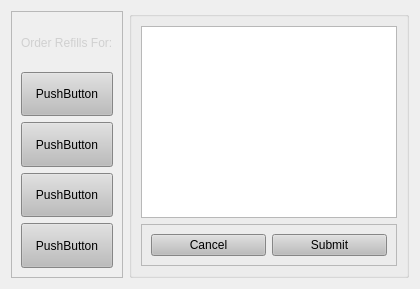
      <widget class="QWidget" name="refillsTab">
       <attribute name="title">
        <string>Refills</string>
       </attribute>
       <layout class="QHBoxLayout" name="horizontalLayout">
        <item>
         <widget class="QFrame" name="frame_11">
          <property name="frameShape">
           <enum>QFrame::StyledPanel</enum>
          </property>
          <property name="frameShadow">
           <enum>QFrame::Raised</enum>
          </property>
          <layout class="QVBoxLayout" name="verticalLayout_14">
           <item alignment="Qt::AlignHCenter">
            <widget class="QLabel" name="label_3">
             <property name="styleSheet">
              <string notr="true">font: 57 28pt &quot;Counter-Strike&quot;;</string>
             </property>
             <property name="text">
              <string>&lt;html&gt;&lt;head/&gt;&lt;body&gt;&lt;p&gt;&lt;span style=&quot; color:#d0d0d0;&quot;&gt;Order Refills For:&lt;/span&gt;&lt;/p&gt;&lt;/body&gt;&lt;/html&gt;</string>
             </property>
            </widget>
           </item>
           <item>
            <widget class="QPushButton" name="drinkButton1">
             <property name="sizePolicy">
              <sizepolicy hsizetype="Minimum" vsizetype="Preferred">
               <horstretch>0</horstretch>
               <verstretch>0</verstretch>
              </sizepolicy>
             </property>
             <property name="styleSheet">
              <string notr="true">background-color: rgb(188, 188, 188);
font: 57 32pt &quot;Counter-Strike&quot;;</string>
             </property>
             <property name="text">
              <string>PushButton</string>
             </property>
            </widget>
           </item>
           <item>
            <widget class="QPushButton" name="drinkButton2">
             <property name="sizePolicy">
              <sizepolicy hsizetype="Minimum" vsizetype="Preferred">
               <horstretch>0</horstretch>
               <verstretch>0</verstretch>
              </sizepolicy>
             </property>
             <property name="styleSheet">
              <string notr="true">background-color: rgb(188, 188, 188);
font: 57 32pt &quot;Counter-Strike&quot;;</string>
             </property>
             <property name="text">
              <string>PushButton</string>
             </property>
            </widget>
           </item>
           <item>
            <widget class="QPushButton" name="drinkButton3">
             <property name="sizePolicy">
              <sizepolicy hsizetype="Minimum" vsizetype="Preferred">
               <horstretch>0</horstretch>
               <verstretch>0</verstretch>
              </sizepolicy>
             </property>
             <property name="styleSheet">
              <string notr="true">background-color: rgb(188, 188, 188);
font: 57 32pt &quot;Counter-Strike&quot;;</string>
             </property>
             <property name="text">
              <string>PushButton</string>
             </property>
            </widget>
           </item>
           <item>
            <widget class="QPushButton" name="drinkButton4">
             <property name="sizePolicy">
              <sizepolicy hsizetype="Minimum" vsizetype="Preferred">
               <horstretch>0</horstretch>
               <verstretch>0</verstretch>
              </sizepolicy>
             </property>
             <property name="styleSheet">
              <string notr="true">background-color: rgb(188, 188, 188);
font: 57 32pt &quot;Counter-Strike&quot;;</string>
             </property>
             <property name="text">
              <string>PushButton</string>
             </property>
            </widget>
           </item>
          </layout>
         </widget>
        </item>
        <item>
         <widget class="QGroupBox" name="groupBox_3">
          <property name="sizePolicy">
           <sizepolicy hsizetype="Preferred" vsizetype="Preferred">
            <horstretch>0</horstretch>
            <verstretch>0</verstretch>
           </sizepolicy>
          </property>
          <property name="maximumSize">
           <size>
            <width>500</width>
            <height>16777215</height>
           </size>
          </property>
          <property name="title">
           <string/>
          </property>
          <layout class="QVBoxLayout" name="verticalLayout_9">
           <item>
            <widget class="QListWidget" name="refillList">
             <property name="sizePolicy">
              <sizepolicy hsizetype="Expanding" vsizetype="Preferred">
               <horstretch>0</horstretch>
               <verstretch>0</verstretch>
              </sizepolicy>
             </property>
             <property name="styleSheet">
              <string notr="true">font: 57 24pt &quot;Counter-Strike&quot;;
color: rgb(188, 188, 188);</string>
             </property>
            </widget>
           </item>
           <item>
            <widget class="QFrame" name="frame">
             <property name="sizePolicy">
              <sizepolicy hsizetype="Preferred" vsizetype="Minimum">
               <horstretch>0</horstretch>
               <verstretch>0</verstretch>
              </sizepolicy>
             </property>
             <property name="maximumSize">
              <size>
               <width>16777215</width>
               <height>100</height>
              </size>
             </property>
             <property name="frameShape">
              <enum>QFrame::StyledPanel</enum>
             </property>
             <property name="frameShadow">
              <enum>QFrame::Raised</enum>
             </property>
             <layout class="QHBoxLayout" name="horizontalLayout_4">
              <item>
               <widget class="QPushButton" name="removeFromRefillButton">
                <property name="sizePolicy">
                 <sizepolicy hsizetype="Minimum" vsizetype="Preferred">
                  <horstretch>0</horstretch>
                  <verstretch>0</verstretch>
                 </sizepolicy>
                </property>
                <property name="styleSheet">
                 <string notr="true">background-color: rgb(188, 188, 188);
font: 57 20pt &quot;Counter-Strike&quot;;</string>
                </property>
                <property name="text">
                 <string>Cancel</string>
                </property>
               </widget>
              </item>
              <item>
               <widget class="QPushButton" name="orderRefillButton">
                <property name="sizePolicy">
                 <sizepolicy hsizetype="Minimum" vsizetype="Preferred">
                  <horstretch>0</horstretch>
                  <verstretch>0</verstretch>
                 </sizepolicy>
                </property>
                <property name="styleSheet">
                 <string notr="true">background-color: rgb(188, 188, 188);
font: 57 20pt &quot;Counter-Strike&quot;;</string>
                </property>
                <property name="text">
                 <string>Submit</string>
                </property>
               </widget>
              </item>
             </layout>
            </widget>
           </item>
          </layout>
         </widget>
        </item>
       </layout>
      </widget>
